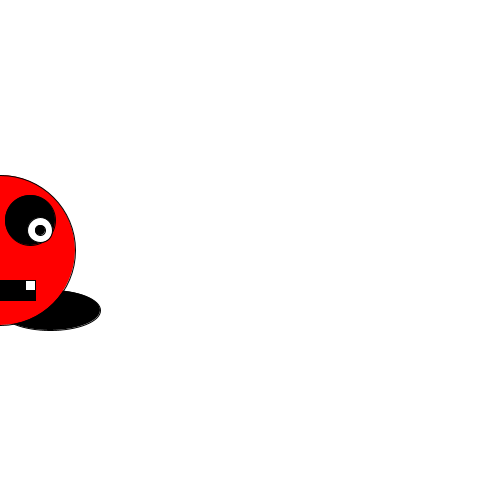
Frame 1 (no input)
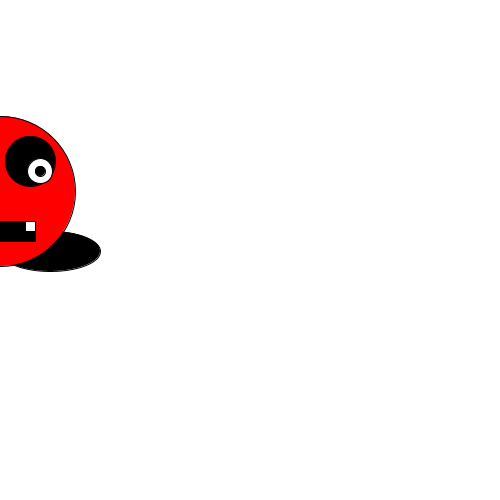
Frame 60 (the mouse pressed at the canvas centre just before this capture)
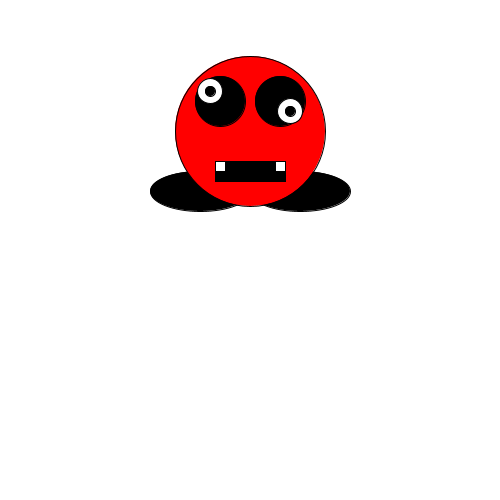
Frame 120 (the mouse held since frame 60 and released just before this capture)

The Processing sketch that drew these frames (run headless with seeded random() and noise(); from frame 60 on, the mouse is pressed at the canvas centre):

// Processing sketch: processing_123033
// ── processing_123033.pde

int monsterX;
int monsterY;

void setup() {
size(500,500);
monsterX = 250;
monsterY = 250;}

void draw() {
background(255,255,255); 
stroke(0);
fill(255,0,0);
ellipseMode(CENTER);
fill(0);
ellipse(mouseX-50,monsterY+60,100,40);
ellipse(mouseX+50,monsterY+60,100,40);
fill(255,0,0);
ellipse(mouseX,monsterY,150,150);
fill(0);
ellipse(mouseX-30,monsterY-30,50,50);
ellipse(mouseX+30,monsterY-30,50,50);
fill(255);
ellipse(mouseX-40,monsterY-40,25,25);
ellipse(mouseX+40,monsterY-20,25,25);
fill(0);
ellipse(mouseX-40,monsterY-40,10,10);
ellipse(mouseX+40,monsterY-20,10,10);
fill(0);
rect(mouseX-35,monsterY+30,70,20);
fill(255);
rect(mouseX-35,monsterY+30,10,10);
rect(mouseX+25,monsterY+30,10,10);

monsterY = monsterY - 1;}

//referentiepunt 250
